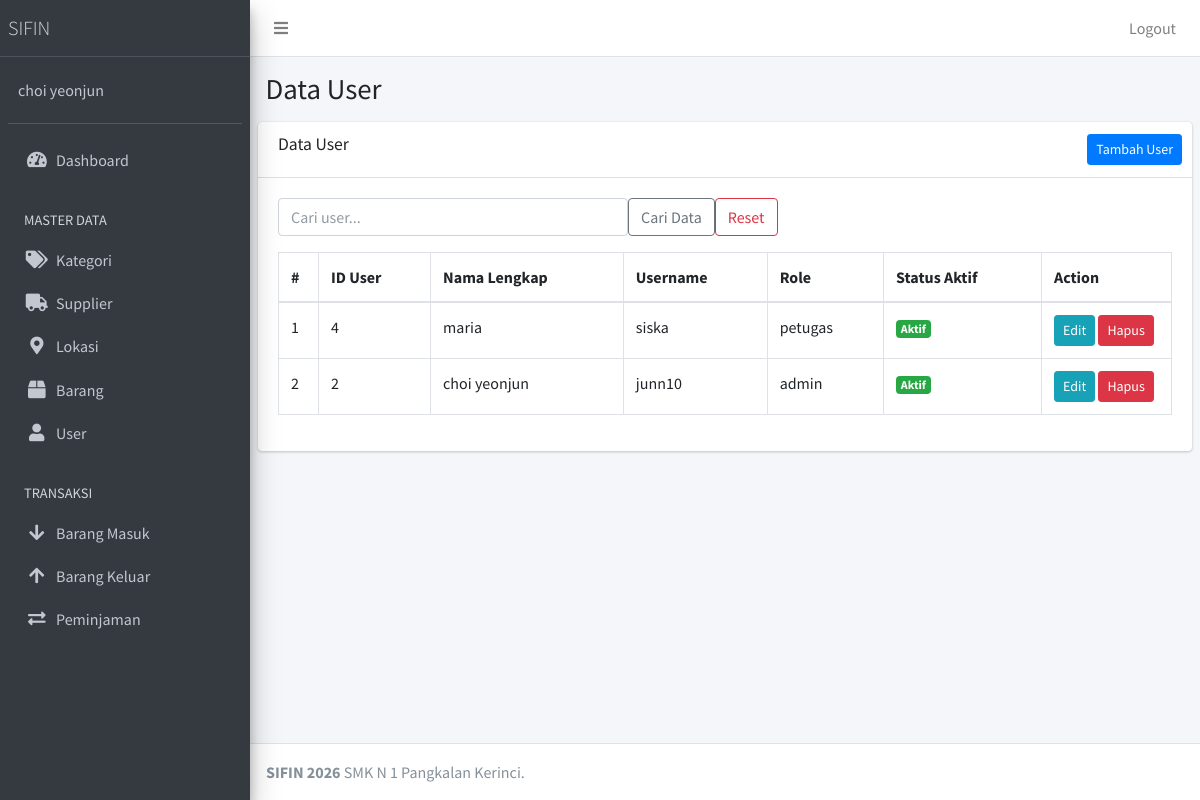
/public/user (signed in), run on the app's committed database.
### tables this page shows
CREATE TABLE `users` (
  `id_user` int NOT NULL,
  `nama_lengkap` varchar(100) NOT NULL,
  `username` varchar(50) NOT NULL,
  `password` varchar(255) NOT NULL,
  `role` enum('admin','petugas','pimpinan','') NOT NULL DEFAULT 'petugas',
  `is_active` tinyint(1) NOT NULL DEFAULT '1'
);

### app/core/Controller.php (called while the page is built, shortened)
<?php
class Controller {
    public function view($view, $data = [])
    {
        require_once '../app/views/'.$view.'.php';
    }
    public function model($model)
    {
        return new $model;
    }
}

### app/controllers/User.php (called while the page is built, shortened)
<?php
class User extends Controller
{
    public function index()
    {
        $data['title'] = 'Data User';
        $data['user'] = $this->model('UserModel')->getAllUser();
        $this->view('templates/header', $data);
        $this->view('templates/sidebar', $data);
        $this->view('user/index', $data);
        $this->view('templates/footer');
    }
}

### app/core/App.php (called while the page is built, shortened)
<?php
class App{
	protected $method = 'index';
	protected $params = [];
	public function __construct(){
		$this->controller = new $this->controller;
		call_user_func_array([$this->controller, $this->method], $this->params);
	}
}

### public/index.php (called while the page is built, shortened)
<?php
$app = new app;

### app/core/Database.php (called while the page is built, shortened)
<?php
class Database{
	private $host = DB_HOST;
	private $user = DB_USER;
	private $pass = DB_PASS;
	private $dbnm = DB_NAME;
	private $dbh;
	private $stmt;
	public function __construct()
	{
		$dsn = 'mysql:host='. $this->host .';dbname='. $this->dbnm;
		$option = [
			PDO::ATTR_PERSISTENT => true,
			PDO::ATTR_ERRMODE => PDO::ERRMODE_EXCEPTION
		];
		try{
			$this->dbh = new PDO($dsn,$this->user,$this->pass, $option);
		}catch(PDOException $e){
			die($e->getMessage());
		}
	}
	public function query($query)
	{
		$this->stmt = $this->dbh->prepare($query);
	}
	public function execute()
	{
		$this->stmt->execute();
	}
	public function resultSet()
	{
		$this->execute();
		return $this->stmt->fetchAll(PDO::FETCH_ASSOC);
	}
}

### app/models/UserModel.php (called while the page is built, shortened)
<?php
class UserModel
{
    private $table = 'users';
    private $db;
    public function __construct()
    {
        $this->db = new Database;
    }
    public function getAllUser()
    {
        $this->db->query(
            "SELECT * FROM " . $this->table . " ORDER BY id_user DESC"
        );
        return $this->db->resultSet();
    }
}

### app/views/user/index.php (the view, shortened to what this page needs)
<div class="content-wrapper">
  <section class="content-header">
    <div class="container-fluid">
      <h1><?= $data['title']; ?></h1>
    </div>
  </section>
  <section class="content">
    <div class="card">
      <div class="card-header">
        <h3 class="card-title">Data User</h3>
        <div class="card-tools">
          <a href="<?= base_url; ?>/user/tambah"
             class="btn btn-primary btn-sm">
            Tambah User
          </a>
        </div>
      </div>
      <div class="card-body">
        <form action="<?= base_url; ?>/user/cari"
              method="POST"
              class="form-inline mb-3">
          <input
            type="text"
            name="key"
            class="form-control"
            placeholder="Cari user..."
            value="<?= htmlspecialchars($data['key'] ?? '', ENT_QUOTES, 'UTF-8'); ?>"
            style="width: 350px;">
          <button type="submit" class="btn btn-outline-secondary">
            Cari Data
          </button>
          <a href="<?= base_url; ?>/user"
             class="btn btn-outline-danger">
            Reset
          </a>
        </form>
        <div class="table-responsive">
          <table class="table table-bordered table-hover">
            <thead>
              <tr>
                <th style="width: 40px;">#</th>
                <th>ID User</th>
                <th>Nama Lengkap</th>
                <th>Username</th>
                <th>Role</th>
                <th>Status Aktif</th>
                <th style="width: 130px;">Action</th>
              </tr>
            </thead>
            <tbody>
              <?php if (!empty($data['user'])) : ?>
                <?php $no = 1; ?>
                <?php foreach ($data['user'] as $user) : ?>
                  <tr>
                    <td><?= $no++; ?></td>
                    <td><?= htmlspecialchars((string) $user['id_user']); ?></td>
                    <td><?= htmlspecialchars($user['nama_lengkap'], ENT_QUOTES, 'UTF-8'); ?></td>
                    <td><?= htmlspecialchars($user['username'], ENT_QUOTES, 'UTF-8'); ?></td>
                    <td><?= htmlspecialchars($user['role'], ENT_QUOTES, 'UTF-8'); ?></td>
                    <td>
                      <?php if ($user['is_active'] == 1) : ?>
                        <span class="badge badge-success">Aktif</span>
                      <?php else : ?>
                        <span class="badge badge-danger">Tidak Aktif</span>
                      <?php endif; ?>
                    </td>
                    <td>
                      <a href="<?= base_url; ?>/user/edit/<?= $user['id_user']; ?>"
                         class="btn btn-info btn-sm">
                        Edit
                      </a>
                      <a href="<?= base_url; ?>/user/hapus/<?= $user['id_user']; ?>"
                         class="btn btn-danger btn-sm"
                         onclick="return confirm('Yakin ingin menghapus user ini?')">
                        Hapus
                      </a>
                    </td>
                  </tr>
                <?php endforeach; ?>
              <?php endif; ?>
            </tbody>
          </table>
        </div>
      </div>
    </div>
  </section>
</div>

### app/views/templates/header.php (shortened to what this page needs)
<!DOCTYPE html>
<html>
<head>
  <link rel="stylesheet" href="<?= base_url; ?>/plugins/fontawesome-free/css/all.min.css">
  <link rel="stylesheet" href="https://code.ionicframework.com/ionicons/2.0.1/css/ionicons.min.css">
  <link rel="stylesheet" href="<?= base_url; ?>/dist/css/adminlte.min.css">
</head>
<body class="hold-transition sidebar-mini">
<div class="wrapper">
  <nav class="main-header navbar navbar-expand navbar-white navbar-light">
    <ul class="navbar-nav">
      <li class="nav-item">
        <a class="nav-link" data-widget="pushmenu" href="#"><i class="fas fa-bars"></i></a>
      </li>
    </ul>
    <ul class="navbar-nav ml-auto">
      <li class="nav-item d-none d-sm-inline-block">
        <a href="<?= base_url; ?>/logout" class="nav-link">Logout</a>
      </li>
    </ul>
  </nav>

### app/views/templates/sidebar.php
<aside class="main-sidebar sidebar-dark-primary elevation-4">
  <a href="<?= base_url; ?>/home" class="brand-link">
    <span class="brand-text font-weight-light">SIFIN</span>
  </a>
  <div class="sidebar">
    <div class="user-panel mt-3 pb-3 mb-3 d-flex">
      <div class="info">
        <a href="#" class="d-block">
          <?= isset($_SESSION['nama_lengkap']) ? $_SESSION['nama_lengkap'] : 'Guest'; ?>
        </a>
      </div>
    </div>
    <nav class="mt-2">
      <ul class="nav nav-pills nav-sidebar flex-column" data-widget="treeview" role="menu" data-accordion="false">
        <li class="nav-item">
          <a href="<?= base_url; ?>/home" class="nav-link">
            <i class="nav-icon fas fa-tachometer-alt"></i>
            <p>Dashboard</p>
          </a>
        </li>
        <li class="nav-header">MASTER DATA</li>
        <li class="nav-item">
          <a href="<?= base_url; ?>/kategori" class="nav-link">
            <i class="nav-icon fas fa-tags"></i>
            <p>Kategori</p>
          </a>
        </li>
        <li class="nav-item">
          <a href="<?= base_url; ?>/supplier" class="nav-link">
            <i class="nav-icon fas fa-truck"></i>
            <p>Supplier</p>
          </a>
        </li>
        <li class="nav-item">
          <a href="<?= base_url; ?>/lokasi" class="nav-link">
            <i class="nav-icon fas fa-map-marker-alt"></i>
            <p>Lokasi</p>
          </a>
        </li>
        <li class="nav-item">
          <a href="<?= base_url; ?>/barang" class="nav-link">
            <i class="nav-icon fas fa-box"></i>
            <p>Barang</p>
          </a>
        </li>
        <li class="nav-item">
          <a href="<?= base_url; ?>/user" class="nav-link">
            <i class="nav-icon fas fa-user"></i>
            <p>User</p>
          </a>
        </li>
        <li class="nav-header">TRANSAKSI</li>
        <li class="nav-item">
          <a href="<?= base_url; ?>/barangmasuk" class="nav-link">
            <i class="nav-icon fas fa-arrow-down"></i>
            <p>Barang Masuk</p>
          </a>
        </li>
        <li class="nav-item">
          <a href="<?= base_url; ?>/barangkeluar" class="nav-link">
            <i class="nav-icon fas fa-arrow-up"></i>
            <p>Barang Keluar</p>
          </a>
        </li>
        <li class="nav-item">
          <a href="<?= base_url; ?>/peminjaman" class="nav-link">
            <i class="nav-icon fas fa-exchange-alt"></i>
            <p>Peminjaman</p>
          </a>
        </li>
      </ul>
    </nav>
  </div>
</aside>

### app/views/templates/footer.php (shortened to what this page needs)
  <footer class="main-footer">
    <b>SIFIN <?= date('Y') ?></b> SMK N 1 Pangkalan Kerinci.
  </footer>
</div>
</body>
</html>

### data on the page
users: id_user "4", nama_lengkap "maria", username "siska", role "petugas", is_active "Aktif"
users: id_user "2", nama_lengkap "choi yeonjun", username "junn10", role "admin", is_active "Aktif"

### other printed values
$_SESSION['nama_lengkap'] "choi yeonjun"
$data['title'] "Data User"
